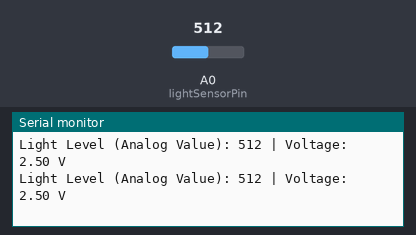
Recording of a sketch running on a simulated Arduino Uno, built with avr-gcc and run on an emulated ATmega328P. On the bench: the last lines printed to the serial monitor. Inputs (shaded band) come from the test bench; at power-on: A0 (lightSensorPin) = 512.

Above: at 1.3 s.
1.4 s: A0 (lightSensorPin) set to 716
At 1.9 s:
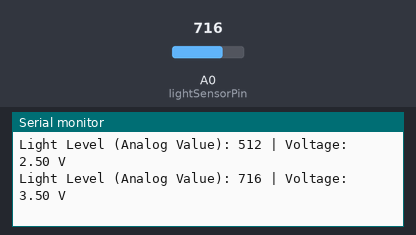
2.9 s: A0 (lightSensorPin) set to 900
At 3.4 s:
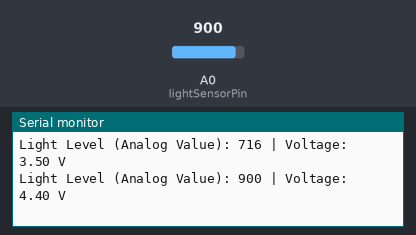
Timing chart, 0 to 5.9 s (numbered marks = the images above; inputs shaded):
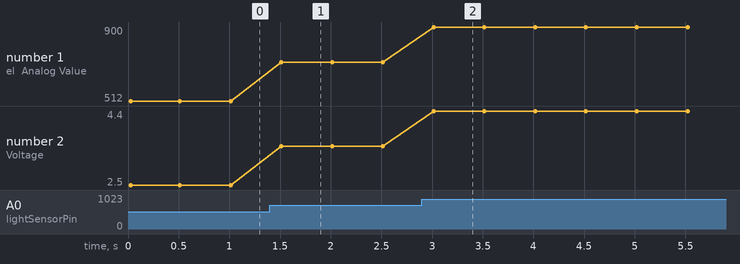

The sketch:

PT11_Light_Sensor.ino
```cpp
// Define the analog pin connected to the PT11 light sensor
const int lightSensorPin = A0;

void setup() {
  // Initialize the serial communication for debugging
  Serial.begin(9600);
  Serial.println("PT11 Light Sensor Test");
}

void loop() {
  // Read the analog value from the light sensor
  int lightLevel = analogRead(lightSensorPin);

  // Convert the analog reading to a voltage (optional)
  float voltage = lightLevel * (5.0 / 1023.0);

  // Print the light level and voltage to the Serial Monitor
  Serial.print("Light Level (Analog Value): ");
  Serial.print(lightLevel);
  Serial.print(" | Voltage: ");
  Serial.print(voltage);
  Serial.println(" V");

  // Delay for a short period before the next reading
  delay(500);
}
```

Measured:
- after the input at 1.4 s, the serial monitor: prints a new line after 0.11 s (image 1)
- after the input at 2.9 s, the serial monitor: prints a new line after 0.12 s (image 2)
- plotted number 1: 512 → 716 after the input at 1.4 s, 716 → 900 after the input at 2.9 s
- plotted number 2: 2.5 → 3.5 after the input at 1.4 s, 3.5 → 4.4 after the input at 2.9 s
